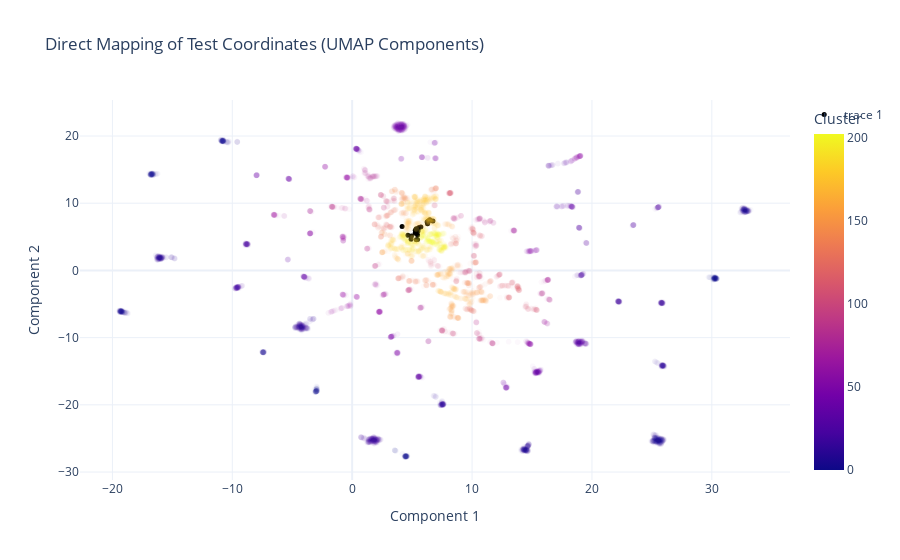

Notebook cell for this chart:
### Code cell
fig1 = px.scatter(
    data_frame = filtered,
    x = "Component 1",
    y = "Component 2",
    color = "Cluster",
    hover_data = ["Target", "Media"],
    opacity = 0.03, # increase after points are identified, then zoom
    template="plotly_white",
    title="Direct Mapping of Test Coordinates (UMAP Components)"
) 

# Add the new test points as a scatter trace
fig1.add_trace(
    go.Scatter(
        x = test_df["Component 1"],
        y = test_df["Component 2"],
        mode='markers',
        marker=dict(
            color='black', 
            size=5,  
            opacity=1.0 
        )
    )
)

fig1.show()

### Figure 1 — Plotly figure (JSON) as saved in the notebook; plotly's stock layout.template omitted (floating-point values rounded to 4 significant figures; data arrays with more than 128 entries replaced by an {"elided": "..."} marker saying what was removed)
{"data": [{"customdata": {"elided": "7538x2 str values"}, "hovertemplate": "Component 1=%{x}<br>Component 2=%{y}<br>Target=%{customdata[0]}<br>Media=%{customdata[1]}<br>Cluster=%{marker.color}<extra></extra>", "legendgroup": "", "marker": {"color": {"elided": "7538 int values"}, "coloraxis": "coloraxis", "opacity": 0.03, "symbol": "circle"}, "mode": "markers", "name": "", "showlegend": false, "type": "scattergl", "x": {"elided": "7538 float values"}, "xaxis": "x", "y": {"elided": "7538 float values"}, "yaxis": "y"}, {"marker": {"color": "black", "opacity": 1, "size": 5}, "mode": "markers", "type": "scatter", "x": [5.485, 6.306, 5.498, 4.649, 4.94, 6.251, 5.341, 5.456, 6.32, 5.251, 5.728, 6.474, 4.163, 4.911, 5.576, 6.284, 5.264, 6.387, 5.35, 5.347, 5.493, 5.451, 6.729], "y": [5.839, 7.264, 6.255, 5.227, 5.107, 7.222, 6.218, 5.272, 7.185, 5.531, 6.446, 7.528, 6.534, 4.647, 6.402, 6.953, 5.983, 7.383, 4.574, 5.826, 6.048, 4.6, 7.362]}], "layout": {"coloraxis": {"colorbar": {"title": {"text": "Cluster"}}, "colorscale": [[0, "#0d0887"], [0.1111, "#46039f"], [0.2222, "#7201a8"], [0.3333, "#9c179e"], [0.4444, "#bd3786"], [0.5556, "#d8576b"], [0.6667, "#ed7953"], [0.7778, "#fb9f3a"], [0.8889, "#fdca26"], [1, "#f0f921"]]}, "legend": {"tracegroupgap": 0}, "title": {"text": "Direct Mapping of Test Coordinates (UMAP Components)"}, "xaxis": {"anchor": "y", "domain": [0, 1], "title": {"text": "Component 1"}}, "yaxis": {"anchor": "x", "domain": [0, 1], "title": {"text": "Component 2"}}}}
